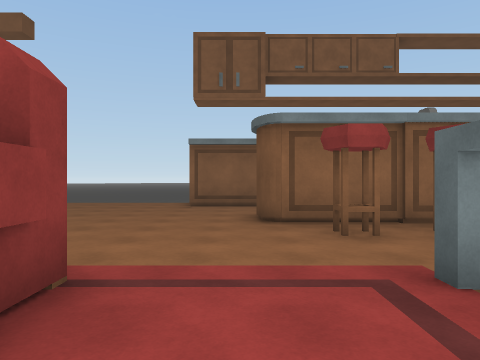
view 1 (above)

19 first-person views from a walk through a 3-D level made in the Unity game engine. The camera is 1.5 m above the floor, looks level and sees 70° across. The floor is counted in squares, 2 m on a side. Each view is taken from the middle of a square. On the plan, view 1 faces up. The plan holds only what a view shows up to about 11 squares ahead; the rest is blank. The place goes on beyond the plan. The player character is not drawn. Door leaves are left out, so doorways stand open. Some surface patterns are stand-ins.

view 2
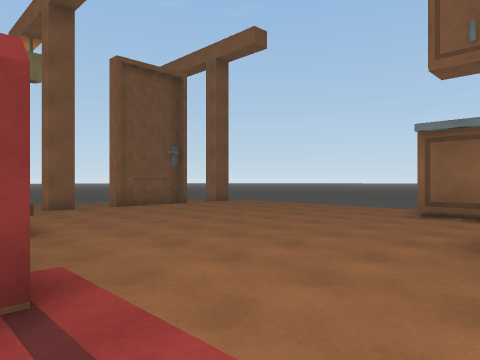

view 3
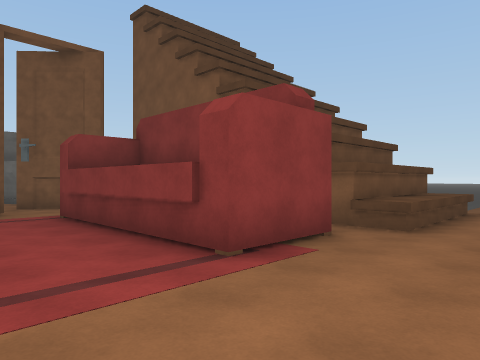

view 4
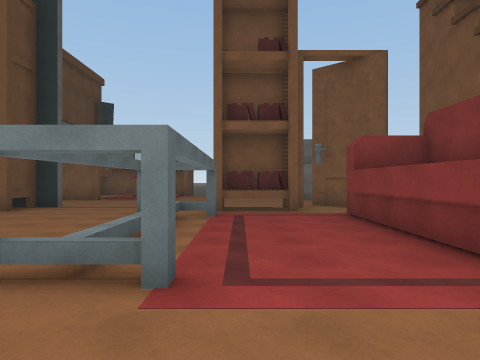

view 5
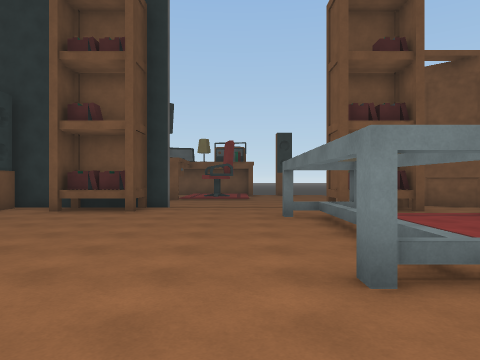

view 6
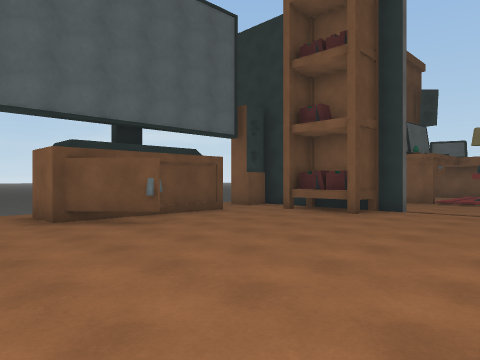

view 7
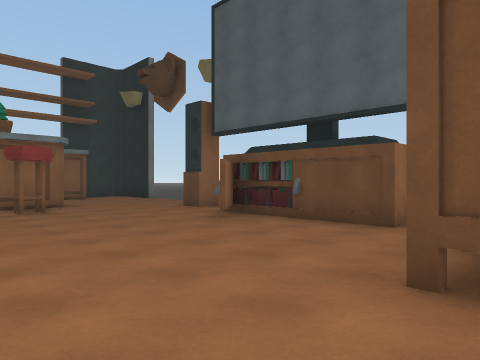

view 8
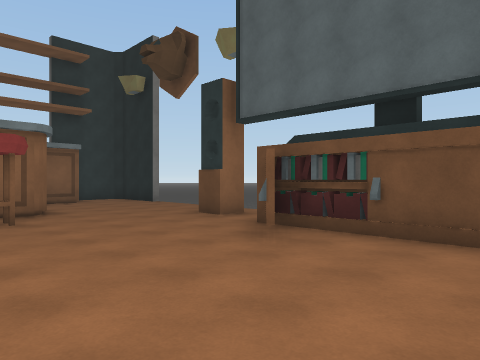

view 9
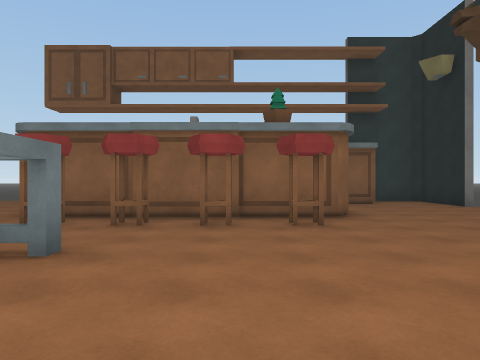

view 10
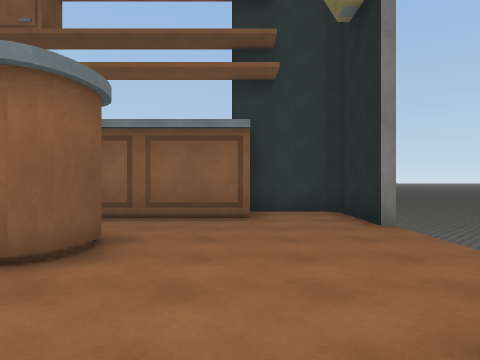

view 11
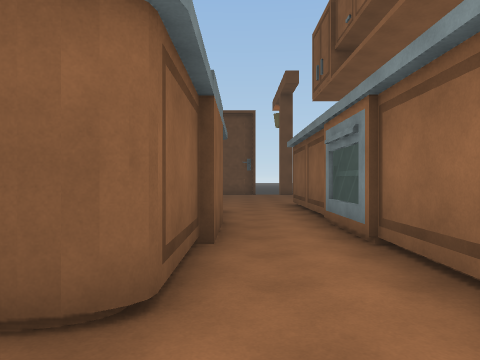

view 12
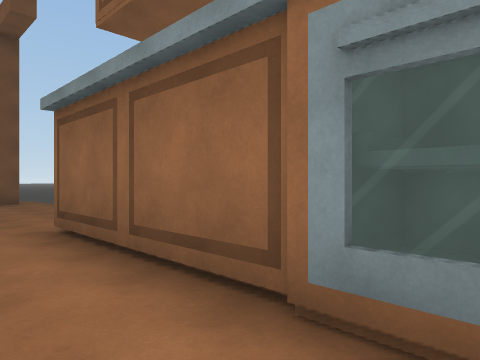

view 13
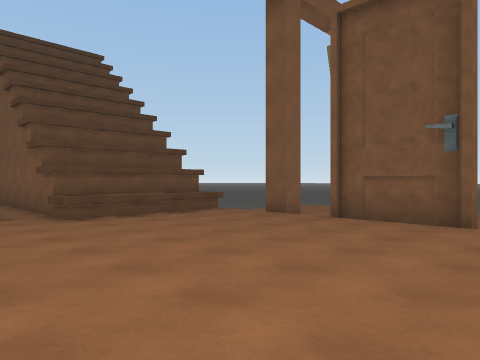

view 14
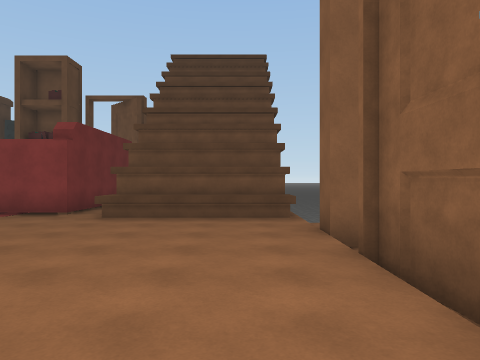

view 15
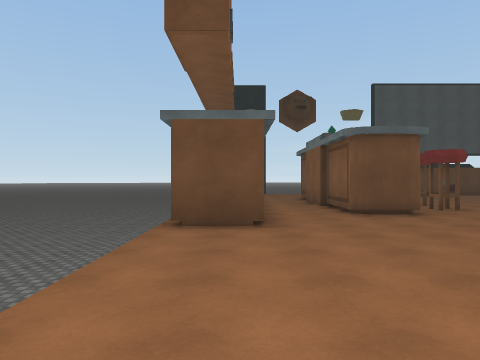

view 16
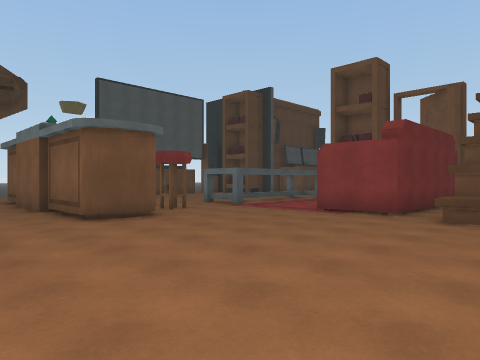

view 17
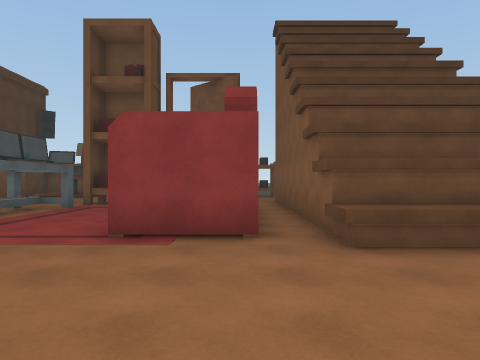

view 18
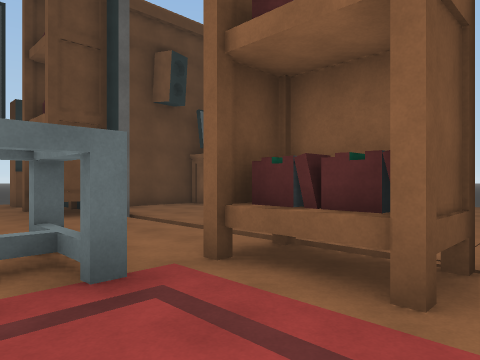

view 19
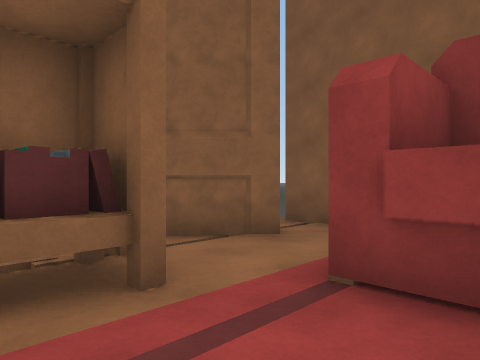

### Floor plan
Key: @ floor where view 1 was taken; # wall or solid block; x gap in a wall; . floor; D open door; = window, fence, low wall or low ledge; ^ raised ledge; v drop or lower ground; S sink; B bookshelf; K books; P speaker; T stove; O other object.
Columns run from 9 left of view 1 to 12 right of it. Each row starts with its distance up from view 1.
 12      vvvvvvvvv
 11  .......##  #    ####
 10 x.......O#O##TO###O..#
  9 x....................#
  8 #....................v
  7 #.........O#SS##O....v
  6  .........O##SO##....
  5 x..........OO.OO.....
  4  ..................P.
  3  ^^^^^......#........
  2  ####.##...=.......K.
  1     #.##...=......#K
  0     #.##.@.=.......
 -1     #.##...=.......#
 -2     #.##...==.......
 -3     #....BB.....BB..
 -4     #.#..KK.....KK.P
 -5     #.##x......x
 -6         ... .....#
 -7                 DD

Positions as (right, up) in squares from view 1, and headings:
1: (0, 0), facing up
2: (1, 2), facing up-left
3: (1, 5), facing down-left
4: (1, 5), facing down
5: (4, 5), facing down
6: (3, 4), facing down-right
7: (4, -4), facing up-right
8: (5, -2), facing up-right
9: (5, -1), facing up
10: (9, 3), facing up
11: (9, 8), facing left
12: (4, 8), facing up-left
13: (-2, 10), facing down-left
14: (-7, 10), facing down
15: (-7, 10), facing right
16: (-6, 10), facing down-right
17: (-3, 7), facing down
18: (-1, -1), facing down-right
19: (1, -1), facing down-left
